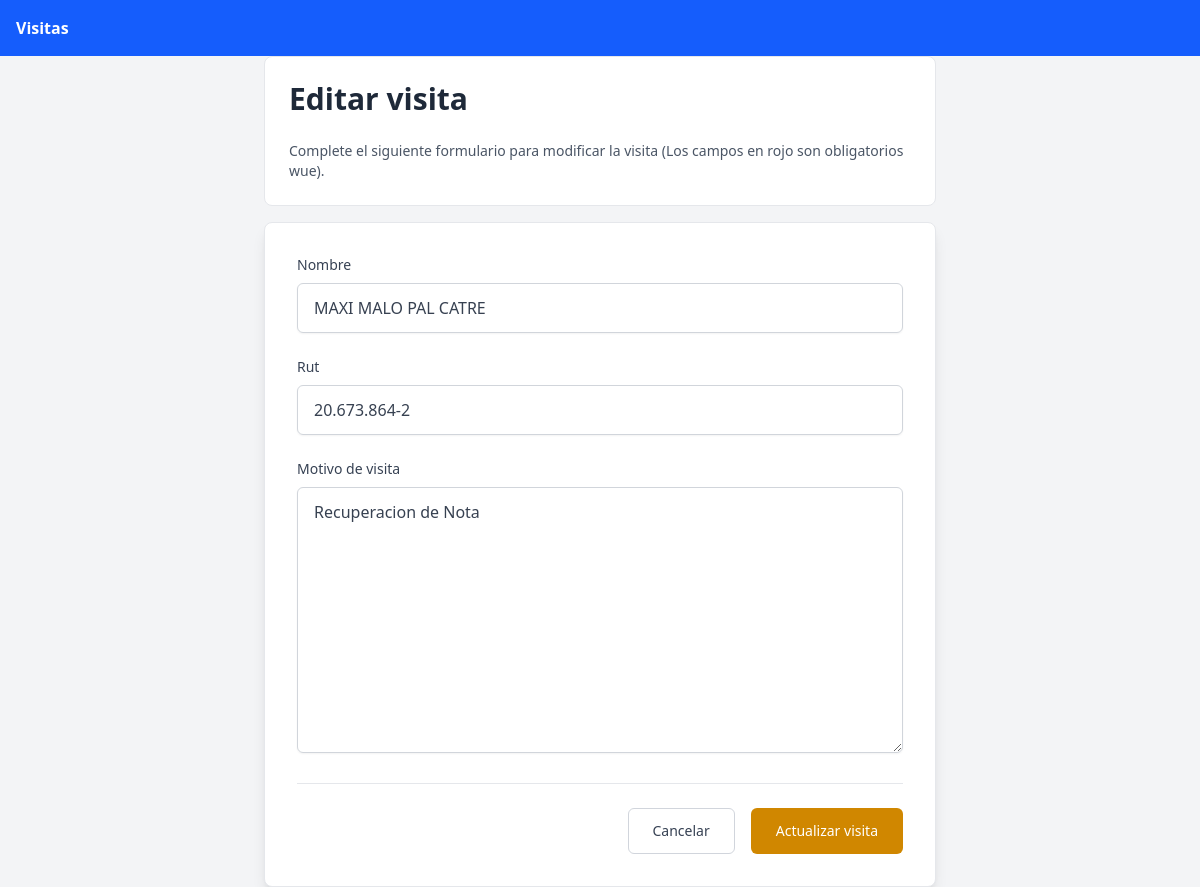
The app's page /editar_visita/4/ with its own data.
### Visitas/models.py (models this page shows)
class Visita(models.Model):
    nombre = models.CharField(max_length=100)
    rut = models.CharField(max_length=12)
    motivo_de_visita = models.TextField()
    hora_de_entrada_y_salida = models.DateTimeField(auto_now_add=True)

### Visitas/views.py (the view)
# urls.py: path("editar_visita/<int:id>/", views.editar_visita, name="editar_visita"),
def editar_visita(request, id):
    visita = get_object_or_404(Visita, id=id)
    if request.method == 'POST':
        form = VisitaForm(request.POST, instance=visita)
        if form.is_valid():
            form.save()
            return redirect('detalle_visita', id=visita.id)
    else:
        form = VisitaForm(instance=visita)
    return render(request, 'Visitas/editar_visita.html', {'form': form})

### Visitas/forms.py
class VisitaForm(forms.ModelForm):
    class Meta:
        model = Visita
        fields = ['nombre', 'rut', 'motivo_de_visita',]

### Visitas/templates/Visitas/editar_visita.html (shortened to what this page needs)
{% extends 'Visitas/base.html' %}
{% block content %}
  <div class="max-w-2xl mx-auto">
    <div class="bg-white mb-4 p-6 rounded-lg border border-gray-200">
      <h1 class="text-3xl font-bold text-gray-800 mb-6">Editar visita</h1>
      <p class="text-sm text-gray-600">Complete el siguiente formulario para modificar la visita (Los campos en rojo son obligatorios wue).</p>
    </div>
    <form method="post" class="bg-white p-8 rounded-lg shadow-lg border border-gray-200">
      <div class="mb-6">
        <label for="{{ form.nombre.id_for_label }}" class="block text-sm font-medium text-gray-700 mb-2">{{ form.nombre.label }}</label>
        {{ form.nombre }}
      </div>
      <div class="mb-6">
        <label for="{{ form.rut.id_for_label }}" class="block text-sm font-medium text-gray-700 mb-2">{{ form.rut.label }}</label>
        {{ form.rut }}
      </div>
      <div class="mb-6">
        <label for="{{ form.motivo_de_visira.id_for_label }}" class="block text-sm font-medium text-gray-700 mb-2">{{ form.motivo_de_visita.label }}</label>
        {{ form.motivo_de_visita }}
      </div>
      <div class="flex items-center justify-end space-x-4 pt-6 border-t border-gray-200">
        <a href="{% url 'lista_visitas' %}" class="hover:scale-105 transition-all ease-in inline-flex items-center px-6 py-3 border border-gray-300 text-sm font-medium rounded-md text-gray-700 bg-white hover:bg-gray-50 focus:outline-none focus:ring-2 focus:ring-offset-2 focus:ring-gray-500 transition duration-200">Cancelar</a>
        <button type="submit" class="hover:scale-105 transition-all ease-in inline-flex items-center px-6 py-3 border border-transparent text-sm font-medium rounded-md text-white bg-yellow-600 hover:bg-yellow-700 focus:outline-none focus:ring-2 focus:ring-offset-2 focus:ring-yellow-500 transition duration-200">Actualizar visita</button>
      </div>
    </form>
  </div>
{% endblock %}

### Visitas/templates/Visitas/editar_visita.html (style rules this page uses)
input, textarea, select { width: 100%; padding: 0.75rem 1rem; border: 1px solid #d1d5db; border-radius: 0.375rem; box-shadow: 0 1px 2px 0 rgba(0, 0, 0, 0.05); color: #374151; transition: all 0.2s ease-in-out; }
input::placeholder, textarea::placeholder { color: #9ca3af; }
textarea { resize: vertical; min-height: 100px; }

### records on screen
Visita: nombre "MAXI MALO PAL CATRE", rut "20.673.864-2", motivo_de_visita "Recuperacion de Nota"
